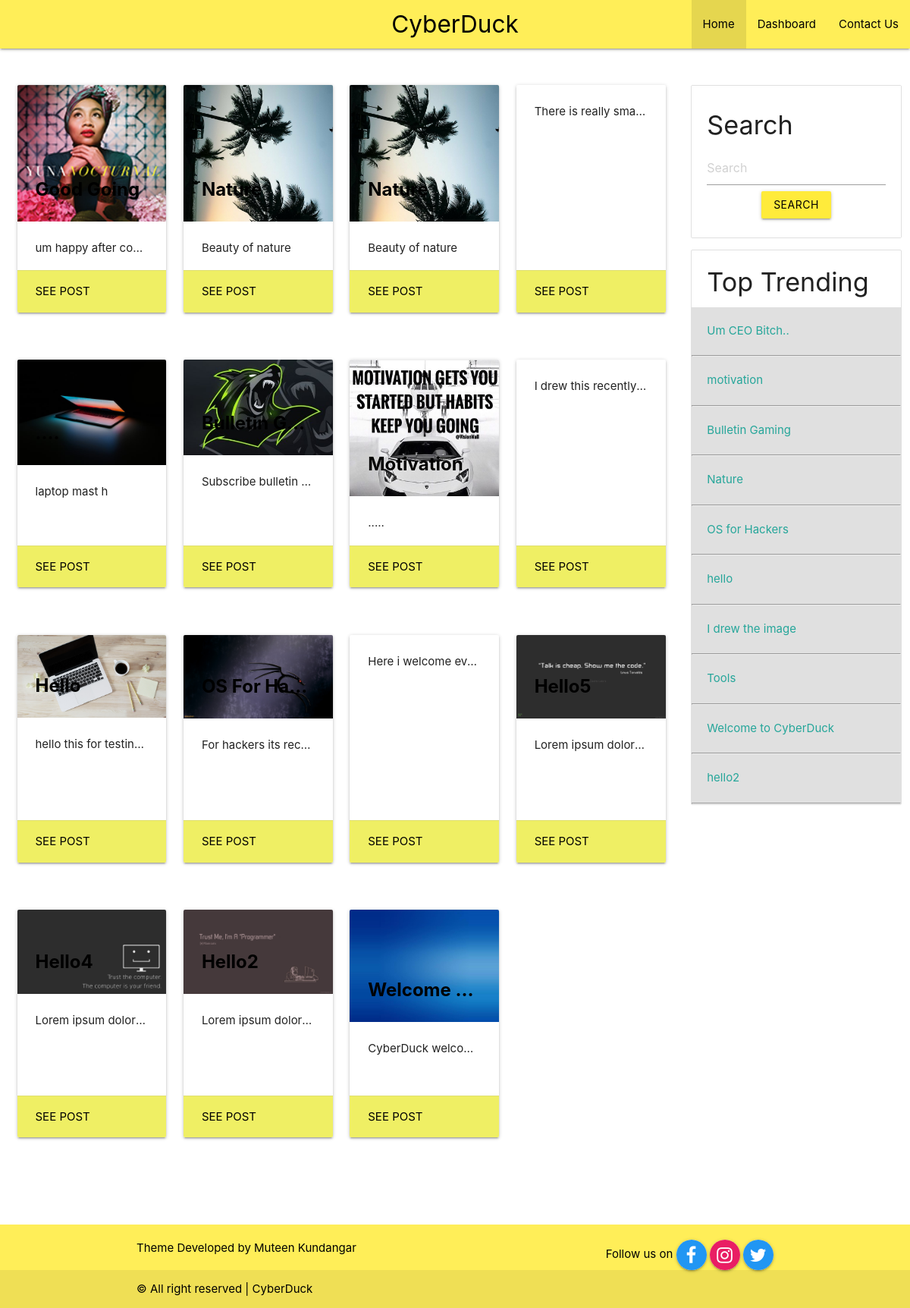
The page / on the database its author committed.
### tables this page shows
CREATE TABLE `posts` (
  `id` int(20) NOT NULL,
  `title` varchar(255) NOT NULL,
  `content` text NOT NULL,
  `author` varchar(200) DEFAULT NULL,
  `feature_image` varchar(200) DEFAULT NULL,
  `views` int(30) NOT NULL DEFAULT 0
);

### index.php (the view, shortened to what this page needs)
<!DOCTYPE html>
<html lang="en">
<head>
  <?php
  require "includes/header.php";
  ?>
</head>
<body>
  <?php
  require "includes/navbar.php";
  ?>
  <div class="row">
    <div class="col l9 m9 s12">
      <?php
        $sql1 = "select * from posts order by id desc";
        $res1 = mysqli_query($conn, $sql1);
        if(mysqli_num_rows($res1) > 0)
        {
          while($row1 = mysqli_fetch_assoc($res1))
          {
      ?>
      <div class="col l3 m6 s12" style="margin-top: 40px;">
        <div class="card small">
          <div class="card-image">
            <img src="img/<?php echo $row1['feature_image']; ?>" style = "/*height: 250px; width: 330px;*/" alt="">
            <span class="card-title black-text truncate" style="font-weight: bolder;"><?php echo ucwords($row1['title']); ?></span>
          </div>
          <div class="card-content truncate">
            <?php
            echo $row1['content'];
            ?>
          </div>
          <div class="card-action" class="center" style="background: #efef64;">
            <a href="post.php?id=<?php echo $row1['id']; ?>" class="black-text ">SEE POST</a>
          </div>
        </div>
      </div>
      <?php
          }
        }
        else
        {
          echo "<div class = 'center grey-text' style = 'margin-top: 300px; font-size: 100px; font-weight: bold;'>NO POSTS YET!!</div>";
        }
      ?>
    </div>
    <div class="col l3 m3 s12">
    <?php
    require "includes/sidebar.php";
    ?>
    </div>
  </div>
  <?php
  require "includes/footer.php";
  ?>

### includes/header.php (shortened to what this page needs)
  <link rel="stylesheet" href="css/materialize.min.css" type="text/css">
  <link rel="stylesheet" href="css/materialize.css" type="text/css">
  <link rel="stylesheet" href="https://cdnjs.cloudflare.com/ajax/libs/materialize/1.0.0/css/materialize.min.css">
  <link rel="stylesheet" href="https://cdnjs.cloudflare.com/ajax/libs/font-awesome/4.7.0/css/font-awesome.min.css">
<link type="text/css" rel="stylesheet" href="css/main.css" />

### includes/navbar.php (shortened to what this page needs)
<div class="navbar-fixed ">
  <nav class="fixed #ffee58 yellow lighten-1">
    <div class="nav-wrapper">
      <a href="#!" class="brand-logo center black-text">CyberDuck</a>
      <ul class="right hide-on-med-and-down">
        <li class="active"><a href="" class = "black-text">Home</a></li>
        <li ><a href="admin/dashboard.php" class = "black-text">Dashboard</a></li>
        <li><a href="" class = "black-text">Contact Us</a></li>
      </ul>
    </div>
  </nav>
</div>

### includes/sidebar.php (shortened to what this page needs)
<ul class="collection" style = "margin-top: 48px;">
  <li class="collection-item">
    <h4>Search</h4>
    <form action = "search.php" method = "get">
    <div class="input-field">
      <input id="first_name" type="text" name="search_input" placeholder="Search" required>
      <div class="center">
        <input type="submit" name="search" class="btn #efef64 yellow black-text center" value="Search">
      </div>
    </div>
    </form>
  </li>
</ul>
<div class="collection">
  <h4 style="padding-left: 20px;">Top Trending</h4>
  <?php
    $query0 = "select * from posts where views > 0 order by views desc limit 10";
    $exec0 = mysqli_query($conn, $query0);
    if(mysqli_num_rows($exec0))
    {
      while($row0 = mysqli_fetch_assoc($exec0))
      {
  ?>
  <a href="post.php?id=<?php echo $row0['id'] ?>" class="collection-item #e0e0e0 grey lighten-2" style = "padding-top: 20px; padding-bottom: 20px;">
    <?php
      echo $row0['title'];
    ?>
  </a>
  <hr style ="margin: 0px;">
  <?php
      }
    }
  ?>
</div>

### includes/footer.php (shortened to what this page needs)
<footer class = "page-footer yellow lighten-1 ffee58 ">
    <div class="container black-text">
        Theme Developed by Muteen Kundangar
        <span class="right">
            Follow us on
            <a href="https://www.facebook.com/muteen.kundangar.792" class="btn btn-floating white"><i class = "fa fa-facebook blue"></i></a>
            <a href="https://instagram.com/muteen_k?igshid=kcxvp77vj91m" class="btn btn-floating white"><i class = "fa fa-instagram pink"></i></a>
            <a href="https://twitter.com/KundangarMuteen?s=09" class="btn btn-floating white"><i class = "fa fa-twitter blue"></i></a>
        </span>
    </div>
    <div class="footer-copyright " >
        <div class="container black-text">
            &copy; All right reserved | CyberDuck
        </div>
    </div>
</footer>
</body>
</html>

### rows shown on the page
posts: feature_image (picture), title "Good Going", content "um happy after co…"
posts: feature_image (picture), title "Nature", content "Beauty of nature"
posts: feature_image (picture), title "Nature", content "Beauty of nature"
posts: content "There is really sma…", title "Tools"
posts: feature_image (picture), content "laptop mast h"
posts: feature_image (picture), title "Bulletin G…", content "Subscribe bulletin…", title "Bulletin Gaming"
posts: feature_image (picture), title "Motivation", content ".....", title "motivation"
posts: content "I drew this recently…", title "I drew the image"
posts: feature_image (picture), title "Hello", content "hello this for testin…", title "hello"
posts: feature_image (picture), title "OS For Ha…", content "For hackers its rec…", title "OS for Hackers"
posts: content "Here i welcome ev…", title "Um CEO Bitch.."
posts: feature_image (picture), title "Hello5", content "Lorem ipsum dolor…"
posts: feature_image (picture), title "Hello4", content "Lorem ipsum dolor…"
posts: feature_image (picture), title "Hello2", content "Lorem ipsum dolor…", title "hello2"
posts: feature_image (picture), title "Welcome…", content "CyberDuck welco…", title "Welcome to CyberDuck"
